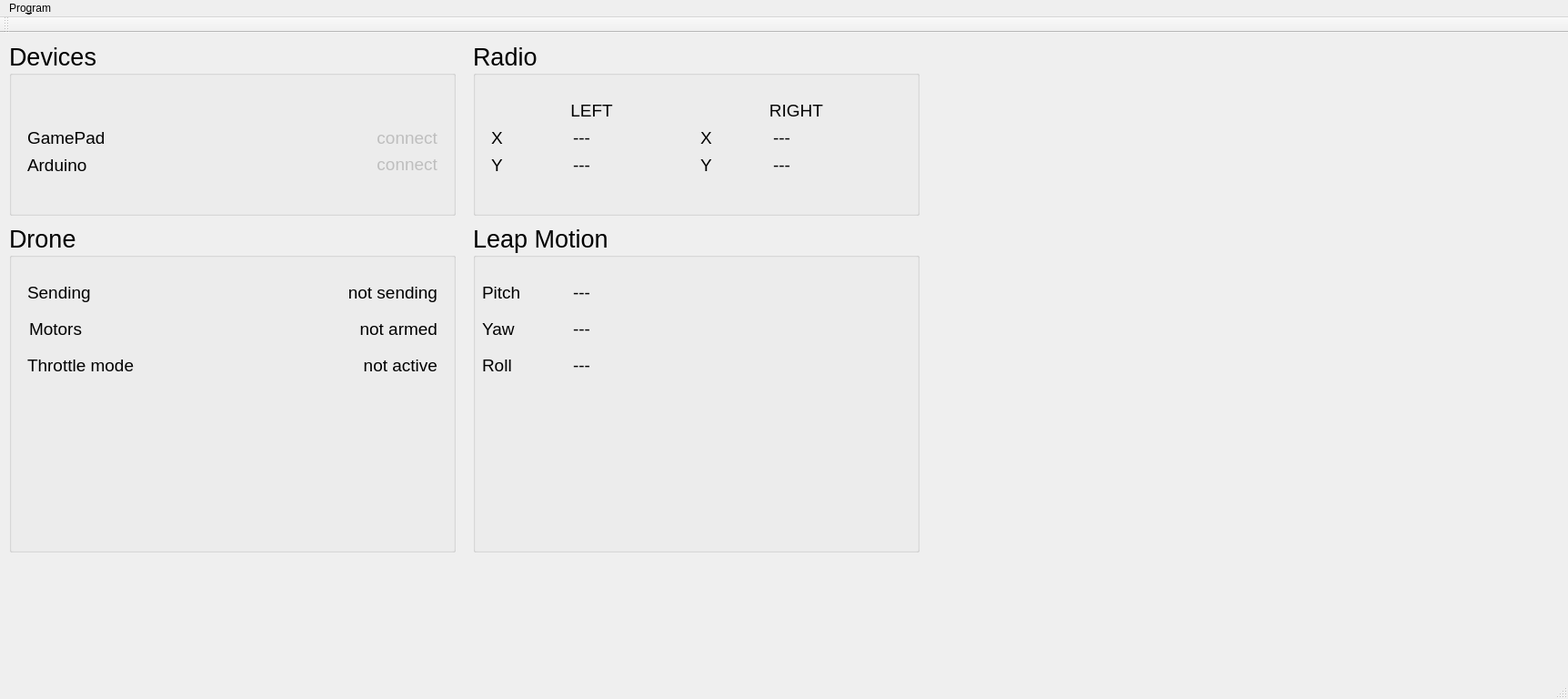
<?xml version="1.0" encoding="UTF-8"?>
<ui version="4.0">
 <class>MainWindow</class>
 <widget class="QMainWindow" name="MainWindow">
  <property name="geometry">
   <rect>
    <x>0</x>
    <y>0</y>
    <width>1724</width>
    <height>768</height>
   </rect>
  </property>
  <property name="windowTitle">
   <string>MainWindow</string>
  </property>
  <widget class="QWidget" name="centralWidget">
   <widget class="QDialog" name="kdialog">
    <property name="geometry">
     <rect>
      <x>942</x>
      <y>548</y>
      <width>16</width>
      <height>16</height>
     </rect>
    </property>
   </widget>
   <widget class="QGroupBox" name="groupBoxStatus">
    <property name="geometry">
     <rect>
      <x>10</x>
      <y>10</y>
      <width>491</width>
      <height>191</height>
     </rect>
    </property>
    <property name="font">
     <font>
      <pointsize>20</pointsize>
     </font>
    </property>
    <property name="title">
     <string>Devices</string>
    </property>
    <widget class="QLabel" name="labelGamePad">
     <property name="geometry">
      <rect>
       <x>20</x>
       <y>90</y>
       <width>141</width>
       <height>31</height>
      </rect>
     </property>
     <property name="font">
      <font>
       <pointsize>14</pointsize>
      </font>
     </property>
     <property name="text">
      <string>GamePad</string>
     </property>
    </widget>
    <widget class="QLabel" name="labelGamePadValue">
     <property name="enabled">
      <bool>false</bool>
     </property>
     <property name="geometry">
      <rect>
       <x>330</x>
       <y>90</y>
       <width>141</width>
       <height>31</height>
      </rect>
     </property>
     <property name="font">
      <font>
       <pointsize>14</pointsize>
      </font>
     </property>
     <property name="styleSheet">
      <string notr="true"/>
     </property>
     <property name="text">
      <string>connect</string>
     </property>
     <property name="alignment">
      <set>Qt::AlignRight|Qt::AlignTrailing|Qt::AlignVCenter</set>
     </property>
     <property name="indent">
      <number>0</number>
     </property>
    </widget>
    <widget class="QLabel" name="label">
     <property name="geometry">
      <rect>
       <x>20</x>
       <y>120</y>
       <width>101</width>
       <height>31</height>
      </rect>
     </property>
     <property name="font">
      <font>
       <pointsize>14</pointsize>
      </font>
     </property>
     <property name="text">
      <string>Arduino</string>
     </property>
    </widget>
    <widget class="QLabel" name="labelArduinoValue">
     <property name="enabled">
      <bool>false</bool>
     </property>
     <property name="geometry">
      <rect>
       <x>330</x>
       <y>119</y>
       <width>141</width>
       <height>31</height>
      </rect>
     </property>
     <property name="font">
      <font>
       <pointsize>14</pointsize>
      </font>
     </property>
     <property name="text">
      <string>connect</string>
     </property>
     <property name="alignment">
      <set>Qt::AlignRight|Qt::AlignTrailing|Qt::AlignVCenter</set>
     </property>
    </widget>
   </widget>
   <widget class="QGroupBox" name="groupBoxTitle">
    <property name="geometry">
     <rect>
      <x>520</x>
      <y>10</y>
      <width>491</width>
      <height>191</height>
     </rect>
    </property>
    <property name="font">
     <font>
      <pointsize>20</pointsize>
     </font>
    </property>
    <property name="title">
     <string>Radio</string>
    </property>
    <widget class="QLabel" name="label_2">
     <property name="geometry">
      <rect>
       <x>20</x>
       <y>90</y>
       <width>21</width>
       <height>31</height>
      </rect>
     </property>
     <property name="font">
      <font>
       <pointsize>14</pointsize>
      </font>
     </property>
     <property name="text">
      <string>X</string>
     </property>
    </widget>
    <widget class="QLabel" name="label_3">
     <property name="geometry">
      <rect>
       <x>20</x>
       <y>120</y>
       <width>21</width>
       <height>31</height>
      </rect>
     </property>
     <property name="font">
      <font>
       <pointsize>14</pointsize>
      </font>
     </property>
     <property name="text">
      <string>Y</string>
     </property>
    </widget>
    <widget class="QLabel" name="label_4">
     <property name="geometry">
      <rect>
       <x>240</x>
       <y>60</y>
       <width>231</width>
       <height>31</height>
      </rect>
     </property>
     <property name="font">
      <font>
       <pointsize>14</pointsize>
      </font>
     </property>
     <property name="text">
      <string>RIGHT</string>
     </property>
     <property name="alignment">
      <set>Qt::AlignCenter</set>
     </property>
    </widget>
    <widget class="QLabel" name="label_5">
     <property name="geometry">
      <rect>
       <x>20</x>
       <y>60</y>
       <width>221</width>
       <height>31</height>
      </rect>
     </property>
     <property name="font">
      <font>
       <pointsize>14</pointsize>
      </font>
     </property>
     <property name="text">
      <string>LEFT</string>
     </property>
     <property name="alignment">
      <set>Qt::AlignCenter</set>
     </property>
    </widget>
    <widget class="QLabel" name="labelGamePadLeftX">
     <property name="geometry">
      <rect>
       <x>110</x>
       <y>90</y>
       <width>131</width>
       <height>31</height>
      </rect>
     </property>
     <property name="font">
      <font>
       <pointsize>14</pointsize>
      </font>
     </property>
     <property name="text">
      <string>---</string>
     </property>
    </widget>
    <widget class="QLabel" name="labelGamePadLeftY">
     <property name="geometry">
      <rect>
       <x>110</x>
       <y>120</y>
       <width>131</width>
       <height>31</height>
      </rect>
     </property>
     <property name="font">
      <font>
       <pointsize>14</pointsize>
      </font>
     </property>
     <property name="text">
      <string>---</string>
     </property>
    </widget>
    <widget class="QLabel" name="labelGamePadRightX">
     <property name="geometry">
      <rect>
       <x>330</x>
       <y>90</y>
       <width>141</width>
       <height>31</height>
      </rect>
     </property>
     <property name="font">
      <font>
       <pointsize>14</pointsize>
      </font>
     </property>
     <property name="text">
      <string>---</string>
     </property>
    </widget>
    <widget class="QLabel" name="labelGamePadRightY">
     <property name="geometry">
      <rect>
       <x>330</x>
       <y>120</y>
       <width>141</width>
       <height>31</height>
      </rect>
     </property>
     <property name="font">
      <font>
       <pointsize>14</pointsize>
      </font>
     </property>
     <property name="text">
      <string>---</string>
     </property>
    </widget>
    <widget class="QLabel" name="label_6">
     <property name="geometry">
      <rect>
       <x>250</x>
       <y>120</y>
       <width>21</width>
       <height>31</height>
      </rect>
     </property>
     <property name="font">
      <font>
       <pointsize>14</pointsize>
      </font>
     </property>
     <property name="text">
      <string>Y</string>
     </property>
    </widget>
    <widget class="QLabel" name="label_7">
     <property name="geometry">
      <rect>
       <x>250</x>
       <y>90</y>
       <width>21</width>
       <height>31</height>
      </rect>
     </property>
     <property name="font">
      <font>
       <pointsize>14</pointsize>
      </font>
     </property>
     <property name="text">
      <string>X</string>
     </property>
    </widget>
   </widget>
   <widget class="QGroupBox" name="groupBox">
    <property name="geometry">
     <rect>
      <x>10</x>
      <y>210</y>
      <width>491</width>
      <height>361</height>
     </rect>
    </property>
    <property name="font">
     <font>
      <pointsize>20</pointsize>
     </font>
    </property>
    <property name="title">
     <string>Drone</string>
    </property>
    <widget class="QLabel" name="labelArmedValue">
     <property name="geometry">
      <rect>
       <x>220</x>
       <y>100</y>
       <width>251</width>
       <height>31</height>
      </rect>
     </property>
     <property name="font">
      <font>
       <pointsize>14</pointsize>
      </font>
     </property>
     <property name="text">
      <string>not armed</string>
     </property>
     <property name="alignment">
      <set>Qt::AlignRight|Qt::AlignTrailing|Qt::AlignVCenter</set>
     </property>
    </widget>
    <widget class="QLabel" name="label_8">
     <property name="geometry">
      <rect>
       <x>22</x>
       <y>100</y>
       <width>201</width>
       <height>31</height>
      </rect>
     </property>
     <property name="font">
      <font>
       <pointsize>14</pointsize>
      </font>
     </property>
     <property name="text">
      <string>Motors</string>
     </property>
    </widget>
    <widget class="QLabel" name="label_9">
     <property name="geometry">
      <rect>
       <x>20</x>
       <y>140</y>
       <width>201</width>
       <height>31</height>
      </rect>
     </property>
     <property name="font">
      <font>
       <pointsize>14</pointsize>
      </font>
     </property>
     <property name="text">
      <string>Throttle mode</string>
     </property>
    </widget>
    <widget class="QLabel" name="labelThrottleMode">
     <property name="geometry">
      <rect>
       <x>220</x>
       <y>140</y>
       <width>251</width>
       <height>31</height>
      </rect>
     </property>
     <property name="font">
      <font>
       <pointsize>14</pointsize>
      </font>
     </property>
     <property name="text">
      <string>not active</string>
     </property>
     <property name="alignment">
      <set>Qt::AlignRight|Qt::AlignTrailing|Qt::AlignVCenter</set>
     </property>
    </widget>
    <widget class="QLabel" name="label_10">
     <property name="geometry">
      <rect>
       <x>20</x>
       <y>60</y>
       <width>201</width>
       <height>31</height>
      </rect>
     </property>
     <property name="font">
      <font>
       <pointsize>14</pointsize>
      </font>
     </property>
     <property name="text">
      <string>Sending</string>
     </property>
    </widget>
    <widget class="QLabel" name="labelSending">
     <property name="geometry">
      <rect>
       <x>220</x>
       <y>60</y>
       <width>251</width>
       <height>31</height>
      </rect>
     </property>
     <property name="font">
      <font>
       <pointsize>14</pointsize>
      </font>
     </property>
     <property name="text">
      <string>not sending</string>
     </property>
     <property name="alignment">
      <set>Qt::AlignRight|Qt::AlignTrailing|Qt::AlignVCenter</set>
     </property>
    </widget>
   </widget>
   <widget class="QGroupBox" name="groupBox_2">
    <property name="geometry">
     <rect>
      <x>520</x>
      <y>210</y>
      <width>491</width>
      <height>361</height>
     </rect>
    </property>
    <property name="font">
     <font>
      <pointsize>20</pointsize>
     </font>
    </property>
    <property name="title">
     <string>Leap Motion</string>
    </property>
    <widget class="QLabel" name="label_11">
     <property name="geometry">
      <rect>
       <x>10</x>
       <y>60</y>
       <width>61</width>
       <height>31</height>
      </rect>
     </property>
     <property name="font">
      <font>
       <pointsize>14</pointsize>
      </font>
     </property>
     <property name="text">
      <string>Pitch</string>
     </property>
    </widget>
    <widget class="QLabel" name="label_12">
     <property name="geometry">
      <rect>
       <x>10</x>
       <y>100</y>
       <width>61</width>
       <height>31</height>
      </rect>
     </property>
     <property name="font">
      <font>
       <pointsize>14</pointsize>
      </font>
     </property>
     <property name="text">
      <string>Yaw</string>
     </property>
    </widget>
    <widget class="QLabel" name="labelYaw">
     <property name="geometry">
      <rect>
       <x>110</x>
       <y>100</y>
       <width>121</width>
       <height>31</height>
      </rect>
     </property>
     <property name="font">
      <font>
       <pointsize>14</pointsize>
      </font>
     </property>
     <property name="text">
      <string>---</string>
     </property>
    </widget>
    <widget class="QLabel" name="labelPitch">
     <property name="geometry">
      <rect>
       <x>110</x>
       <y>60</y>
       <width>121</width>
       <height>31</height>
      </rect>
     </property>
     <property name="font">
      <font>
       <pointsize>14</pointsize>
      </font>
     </property>
     <property name="text">
      <string>---</string>
     </property>
    </widget>
    <widget class="QLabel" name="label_13">
     <property name="geometry">
      <rect>
       <x>10</x>
       <y>140</y>
       <width>61</width>
       <height>31</height>
      </rect>
     </property>
     <property name="font">
      <font>
       <pointsize>14</pointsize>
      </font>
     </property>
     <property name="text">
      <string>Roll</string>
     </property>
    </widget>
    <widget class="QLabel" name="labelRoll">
     <property name="geometry">
      <rect>
       <x>110</x>
       <y>140</y>
       <width>121</width>
       <height>31</height>
      </rect>
     </property>
     <property name="font">
      <font>
       <pointsize>14</pointsize>
      </font>
     </property>
     <property name="text">
      <string>---</string>
     </property>
    </widget>
   </widget>
   <widget class="QLabel" name="imageLabel">
    <property name="geometry">
     <rect>
      <x>1050</x>
      <y>50</y>
      <width>640</width>
      <height>480</height>
     </rect>
    </property>
    <property name="text">
     <string/>
    </property>
   </widget>
  </widget>
  <widget class="QMenuBar" name="menuBar">
   <property name="geometry">
    <rect>
     <x>0</x>
     <y>0</y>
     <width>1724</width>
     <height>30</height>
    </rect>
   </property>
   <widget class="QMenu" name="menuDron">
    <property name="title">
     <string>Pro&amp;gram</string>
    </property>
    <addaction name="actionExit"/>
   </widget>
   <addaction name="menuDron"/>
  </widget>
  <widget class="QToolBar" name="mainToolBar">
   <attribute name="toolBarArea">
    <enum>TopToolBarArea</enum>
   </attribute>
   <attribute name="toolBarBreak">
    <bool>false</bool>
   </attribute>
  </widget>
  <widget class="QStatusBar" name="statusBar"/>
  <action name="actionExit">
   <property name="text">
    <string>&amp;Exit</string>
   </property>
  </action>
 </widget>
 <layoutdefault spacing="6" margin="11"/>
 <resources/>
 <connections/>
</ui>
